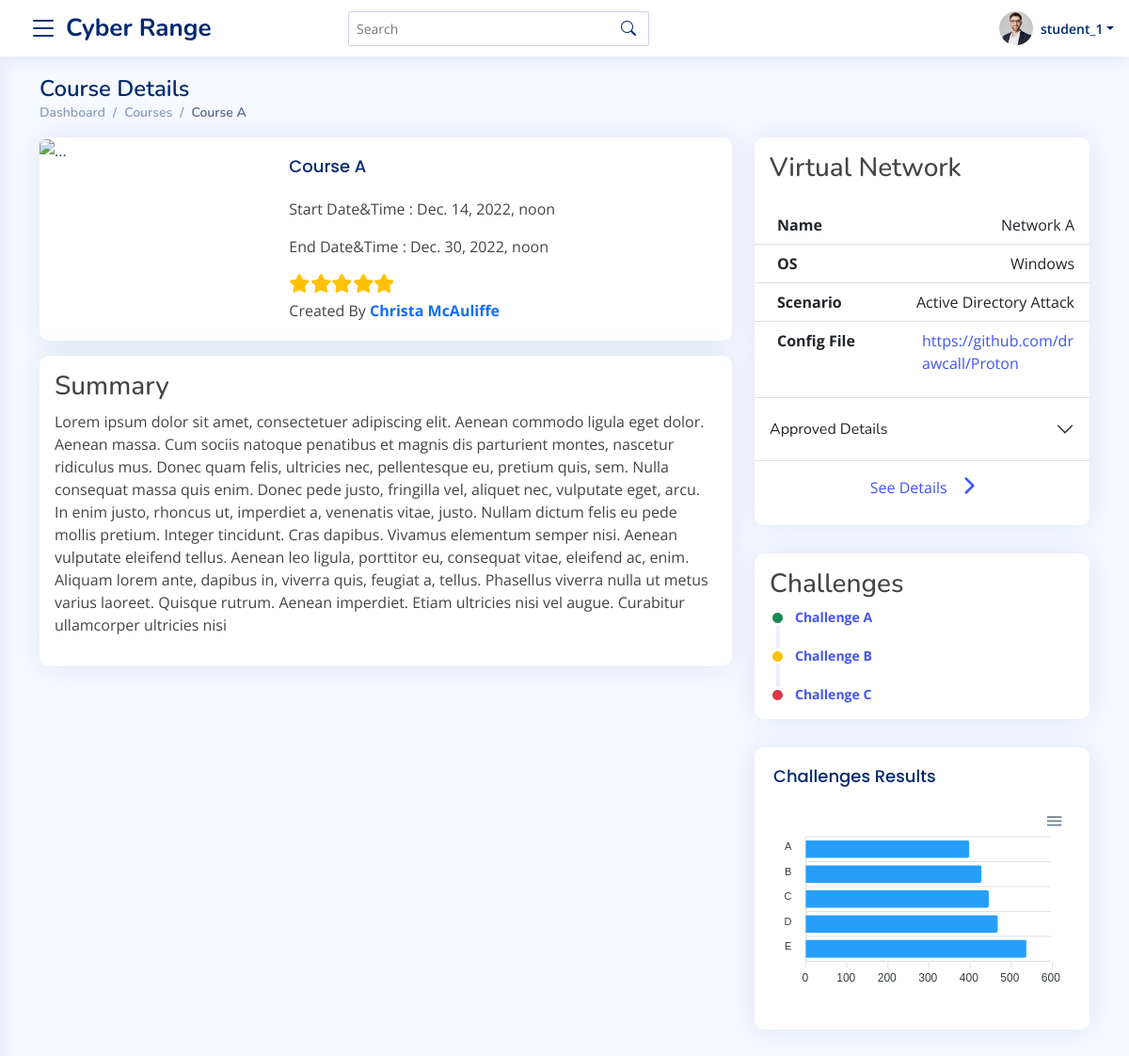
/student/courses/details/1 (signed in), run on the app's committed database.
### accounts/models.py (models this page shows, shortened)
class User(AbstractBaseUser):
    username = models.CharField(
        verbose_name="Username",
        max_length=255,
        default="",
        blank=True,
        unique=False,
    )
    email = models.EmailField(
        verbose_name='email address',
        max_length=255,
        unique=True,
    )
    is_active = models.BooleanField(default=True, help_text="User is verified and have access to the website. Admin can also block a user by un-check this field")
    is_staff = models.BooleanField(default=False , editable=False) # a admin user; non super-user
    is_superuser = models.BooleanField(default=False, help_text="Superuser of the whole website.") # a superuser
    is_student = models.BooleanField(default=False)
    is_instructor = models.BooleanField(default=False)
    is_admin = models.BooleanField(default=False)
    groups = models.ManyToManyField(
        Group,
        verbose_name=_('groups'),
        blank=True,
        help_text=_(
            'The groups this user belongs to. A user will get all permissions '
            'granted to each of their groups.'
        ),
        related_name="user_groups_set",
        related_query_name="user",
    )
    permissions = models.ManyToManyField(
        Permission,
        verbose_name=_('user permissions'),
        blank=True,
        help_text=_('Specific permissions for this user.'),
        related_name="user_permissions_set",
        related_query_name="user",
    )
    date_joined = models.DateTimeField(_('Date Joined'), blank=True, null=True, auto_now_add=True)
    updated= models.DateTimeField( verbose_name= _('Last Updated Timestamp') , auto_now= True)
    USERNAME_FIELD = 'email'
    REQUIRED_FIELDS = [] # Email & Password are required by default.
    objects = UserManager()

### master_app/models.py (models this page shows, shortened)
class Course(models.Model):
    instructor = models.ForeignKey(User, on_delete=models.CASCADE)
    name = models.CharField(max_length=100)
    start_time = models.DateTimeField(auto_now_add=False, default=timezone.now)
    end_time = models.DateTimeField(auto_now_add=False, default=timezone.now)
    created_timestamp = models.DateTimeField( auto_now_add=True )
    description = RichTextField()
    is_approved = models.CharField(max_length=2, choices=APPROVED_CHOICES, default="1")
    def get_virtual_network(self):
        try:
            return VirtualNetwork.objects.get(course__id = self.id)
        except:
            return None

class VirtualNetwork(models.Model):
    course = models.ForeignKey(Course, on_delete=models.CASCADE)
    name = models.CharField(max_length=100)
    description = RichTextField()
    operating_system = models.CharField(max_length=3, default=1 , choices=OPERATING_SYSTEM_CHOICES)
    scenarios = models.CharField(max_length=50, default="1" , choices=SCENARIOS_CATEGORYIES)
    rating  = models.CharField(max_length=1 , default="1", choices=RATING_CHOICES)
    config_file_url = models.URLField(max_length=300 , default="" , blank=True, null=True)
    ip_address = models.GenericIPAddressField(blank=True, null=True)
    topology_image = models.ImageField(upload_to="topologies/", blank=True, null=True)
    ssh_file = models.FileField(upload_to="sshFiles/" , blank=True, null=True)
    instructions = RichTextField(blank = True, null=True, default="")
    def __str__(self):
        return self.name
    def get_operating_system(self):
        try:
            return OPERATING_SYSTEM_CHOICES_TEXT[self.operating_system]
        except:
            return None
    def get_scenarios(self):
        try:
            return SCENARIOS_CATEGORYIES_TEXT[self.scenarios]
        except:
            return None

class CourseChallenge(models.Model):
    course = models.ForeignKey(Course, on_delete=models.CASCADE)
    title = models.CharField(max_length=200)
    description = RichTextField()
    levels = models.CharField(max_length=1, default="1", choices=CHALLENGE_LEVELS)

### master_app/views.py (the view)
# urls.py: path("student/courses/details/<int:course_id>", views.StudentCourseDetails, name="student-courses-details-url"),
@login_required
@student_required
def StudentCourseDetails(request , course_id):
    template_name = 'master_app/student/courseDetails.html'
    try:
        course = Course.objects.get(id=course_id, is_approved = "3")
        easy_challenges = course.coursechallenge_set.filter(levels = 1)
        medium_challenges = course.coursechallenge_set.filter(levels = 2)
        hard_challenges = course.coursechallenge_set.filter(levels = 3)
    except:
        messages.error(request, "Requested course does not exist")
        return redirect(reverse("student-courses-url"))
    context = {
        "course" : course,
        "easy_challenges" : easy_challenges,
        "medium_challenges" : medium_challenges,
        "hard_challenges" : hard_challenges
    }
    return render(request, template_name, context)

### master_app/templates/master_app/student/courseDetails.html (shortened to what this page needs)
{%  extends 'base.html' %}
{% load static %}
{% block extra_css %}
<link rel="stylesheet" href="https://unpkg.com/flickity@2/dist/flickity.min.css">
{% endblock %}
{% block content %}
<main id="main" class="main">
    <section class="section dashboard">
        <div class="container">
            <div class="pagetitle">
                <h1>Course Details</h1>
                <nav>
                  <ol class="breadcrumb">
                    <li class="breadcrumb-item"><a href="{% url 'student-dasboard-url' %}">Dashboard</a></li>
                    <li class="breadcrumb-item "><a href="{% url 'student-courses-url' %}">Courses</a></li>
                    <li class="breadcrumb-item active">{{ course.name }}</li>
                  </ol>
                </nav>
              </div>
            <div class="row">
                <div class="col-12 col-md-8">
              <div class="card mb-3">
                <div class="row g-0">
                  <div class="col-md-4">
                    <img src="{% static 'assets/img/course.png' %}" class="img-fluid rounded-start h-100" alt="...">
                  </div>
                  <div class="col-md-8">
                    <div class="card-body">
                      <h5 class="card-title">{{ course.name }}</h5>
                      <p>Start Date&Time : {{ course.start_time }}</p>
                      <p>End Date&Time : {{ course.end_time }}</p>
                      <p class="mb-1"><i class="fas fa-star text-warning fs-5" ></i><i class="fas fa-star text-warning fs-5" ></i><i class="fas fa-star text-warning fs-5" ></i><i class="fas fa-star text-warning fs-5" ></i><i class="fas fa-star text-warning fs-5" ></i></p>
                      <p class="mb-0">Created By <strong class="text-primary fw-bolder">{{ course.instructor.username }}</strong></p>
                    </div>
                  </div>
                </div>
              </div>
              <div class="card">
                <div class="card-body p-3">
                  <h3>Summary</h3>
                  {{ course.description|safe }}
                </div>
              </div>
                </div>
                <div class="col-12 col-md-4">
                  <div class="card  p-0 ">
                    <div class="card-body  px-0">
                      <h3 class="p-3">Virtual Network</h3>
                      <ul class="list-group list-group-flush">
                        <li class="list-group-item d-flex justify-content-between align-items-start">
                          <div class="ms-2 me-auto">
                            <div class="fw-bold">Name</div>
                          </div>
                          {{ course.get_virtual_network.name }}
                        </li>
                        <li class="list-group-item d-flex justify-content-between align-items-start">
                          <div class="ms-2 me-auto">
                            <div class="fw-bold">OS</div>
                          </div>{{ course.get_virtual_network.get_operating_system }}</li>
                        <li class="list-group-item d-flex justify-content-between align-items-start">
                          <div class="ms-2 me-auto">
                            <div class="fw-bold">Scenario</div>
                          </div>{{ course.get_virtual_network.get_scenarios }}</li>
                          <li class="list-group-item d-flex justify-content-between align-items-start">
                            <div class="ms-2 me-auto">
                              <div class="fw-bold">Config File</div>
                            </div><p class="w-50"><a href="{{ course.get_virtual_network.config_file_url }}">{{ course.get_virtual_network.config_file_url }}</a></p>
                          </li>
                          {% if course.is_approved == "3" %}
                            <li class="list-group-item  justify-content-between align-items-start">
                              <div class="accordion accordion-flush" id="accordionFlushExample">
                                <div class="accordion-item">
                                  <h2 class="accordion-header" id="flush-headingOne">
                                    <button class="accordion-button collapsed" type="button" data-bs-toggle="collapse" data-bs-target="#flush-collapseOne" aria-expanded="false" aria-controls="flush-collapseOne">
                                      Approved Details
                                    </button>
                                  </h2>
                                </div>
                              </div>
                            </li>
                            {% endif %}
                        <li class="list-group-item text-center" aria-disabled="true"><a data-bs-toggle="offcanvas" href="#offcanvasExample" role="button" aria-controls="offcanvasExample">See Details<i class="fas fa-chevron-right fs-5 ms-3 pt-2"></i></a></li>
                      </ul>
                    </div>
                  </div>
                  <div class="card">
                    <div class="card-body py-3 px-3">
                      <h3 class="">Challenges</h3>
                      <div class="activity">
                        {% if easy_challenges %}
                        {% for ch in easy_challenges %}
                        <div class="activity-item d-flex">
                          <i class='bi bi-circle-fill activity-badge text-success align-self-start'></i>
                          <div class="activity-content">
                            <a href="{% url 'student-challenge-details-url' course.id ch.id  %}" class="fw-bold "  >{{ ch.title }}</a>
                          </div>
                        </div>
                        {% endfor %}
                        {% endif %}
                        {% if medium_challenges %}
                        {% for ch in medium_challenges %}
                            <div class="activity-item d-flex">
                              <i class='bi bi-circle-fill activity-badge text-warning align-self-start'></i>
                              <div class="activity-content">
                                <a href="{% url 'student-challenge-details-url' course.id ch.id  %}" class="fw-bold " >{{ ch.title }}</a>
                              </div>
                            </div>
                            {% endfor %}
                        {% endif %}
                        {% if hard_challenges %}
                            {% for ch in hard_challenges %}
                            <div class="activity-item d-flex">
                              <i class='bi bi-circle-fill activity-badge text-danger align-self-start'></i>
                              <div class="activity-content">
                                <a href="{% url 'student-challenge-details-url' course.id ch.id  %}" class="fw-bold " >{{ ch.title }}</a>
                              </div>
                            </div>
                            {% endfor %}
                      {% endif %}
                      </div>
                    </div>
                  </div>
                  <div class="card">
                    <div class="card-body">
                      <h5 class="card-title">Challenges Results</h5>
                      <div id="barChart"></div>
                    </div>
                  </div>
                </div>
            </div>
        </div>
    </section>
</main>
{% endblock %}

### master_app/templates/master_app/header.html (shortened to what this page needs)
{% load static %}
<header   class="header fixed-top d-flex align-items-center sticky-top">
  <div class="d-flex align-items-center justify-content-between">
    <i class="bi bi-list toggle-sidebar-btn"></i>
    <a href="{% url 'master_index' %}" class="logo d-flex align-items-center ms-2">
      <span class="d-none d-lg-block">Cyber Range</span>
    </a>
  </div>
  <div class="search-bar">
    <form class="search-form d-flex align-items-center" method="POST" action="#">
      <input type="text" name="query" placeholder="Search" title="Enter search keyword">
      <button type="submit" title="Search"><i class="bi bi-search"></i></button>
    </form>
  </div>
  <nav class="header-nav ms-auto">
    <ul class="d-flex align-items-center">
      {% if request.user.is_authenticated %}
      <li class="nav-item dropdown pe-3">
        <a class="nav-link nav-profile d-flex align-items-center pe-0" href="#" data-bs-toggle="dropdown">
          <img src="{% static 'assets/img/profile-img.jpg' %}" alt="Profile" class="rounded-circle">
          <span class="d-none d-md-block dropdown-toggle ps-2">{{ request.user.username }}</span>
        </a>
      </li>
      {% endif %}
    </ul>
  </nav>
</header>

### master_app/static/assets/css/style.css (style rules this page uses)
:root { scroll-behavior: smooth; }
body { font-family: "Open Sans", sans-serif; background: #f6f9ff; color: #444444; }
a { color: #4154f1; text-decoration: none; }
h1, h2, h3, h4, h5, h6 { font-family: "Nunito", sans-serif; }
#main { margin-top: 60px; padding: 20px 30px; transition: all 0.3s; }
.pagetitle { margin-bottom: 10px; }
.pagetitle h1 { font-size: 24px; margin-bottom: 0; font-weight: 600; color: #012970; }
.card { margin-bottom: 30px; border: none; border-radius: 5px; box-shadow: 0px 0 30px rgba(1, 41, 112, 0.1); }
.card-title { padding: 20px 0 15px 0; font-size: 18px; font-weight: 500; color: #012970; font-family: "Poppins", sans-serif; }
.card-body { padding: 0 20px 20px 20px; }
.accordion-item { border: 1px solid #ebeef4; }
.accordion-flush .accordion-button { padding: 15px 0; background: none; border: 0; }
.breadcrumb { font-size: 14px; font-family: "Nunito", sans-serif; color: #899bbd; font-weight: 600; }
.breadcrumb a { color: #899bbd; transition: 0.3s; }
.breadcrumb .breadcrumb-item::before { color: #899bbd; }
.breadcrumb .active { color: #51678f; font-weight: 600; }
.logo { line-height: 1; }
@media (min-width: 1200px) { .logo { width: 280px; } }
.logo span { font-size: 26px; font-weight: 700; color: #012970; font-family: "Nunito", sans-serif; }
.header { transition: all 0.5s; z-index: 997; height: 60px; box-shadow: 0px 2px 20px rgba(1, 41, 112, 0.1); background-color: #fff; padding-left: 20px; }
.header .toggle-sidebar-btn { font-size: 32px; padding-left: 10px; cursor: pointer; color: #012970; }
.header .search-bar { min-width: 360px; padding: 0 20px; }
.header .search-form { width: 100%; }
.header .search-form input { border: 0; font-size: 14px; color: #012970; border: 1px solid rgba(1, 41, 112, 0.2); padding: 7px 38px 7px 8px; border-radius: 3px; transition: 0.3s; width: 100%; }
.header .search-form button { border: 0; padding: 0; margin-left: -30px; background: none; }
.header .search-form button i { color: #012970; }
.header-nav ul { list-style: none; }
.header-nav>ul { margin: 0; padding: 0; }
.header-nav .nav-profile { color: #012970; }
.header-nav .nav-profile img { max-height: 36px; }
.header-nav .nav-profile span { font-size: 14px; font-weight: 600; }
@media (min-width: 1200px) { #main, #footer { margin-left: 300px; } }
@media (min-width: 1200px) { .toggle-sidebar #main, .toggle-sidebar #footer { margin-left: 0; } }
.dashboard .activity { font-size: 14px; }
.dashboard .activity .activity-item .activity-badge { margin-top: 3px; z-index: 1; font-size: 11px; line-height: 0; border-radius: 50%; flex-shrink: 0; border: 3px solid #fff; flex-grow: 0; }
.dashboard .activity .activity-item .activity-content { padding-left: 10px; padding-bottom: 20px; }
.dashboard .activity .activity-item:last-child .activity-content { padding-bottom: 0; }

### master_app/templates/master_app/base.html (style rules this page uses)
#main { margin-top: 0; }
.card { border-radius: 0.625rem; }

### data on the page
User: user.username "student_1"
Course: name "Course A", start_time "Dec. 14, 2022, noon", end_time "Dec. 30, 2022, noon", instructor.username "Christa McAuliffe", description "Lorem ipsum dolor sit amet, consectetuer adipiscing elit. Aenean commodo ligula eget dolor. Aenean massa. Cum sociis natoque penatibus et magnis dis parturient montes, nascetur ridiculus mus. Donec quam felis, ultricies nec, pellentesque eu, pretium quis, sem. Nulla consequat massa quis enim. Donec pede justo, fringilla vel, aliquet nec, vulputate eget, arcu. In enim justo, rhoncus ut, imperdiet a, venenatis vitae, justo. Nullam dictum felis eu pede mollis pretium. Integer tincidunt. Cras dapibus. Vivamus elementum semper nisi. Aenean vulputate eleifend tellus. Aenean leo ligula, porttitor eu, consequat vitae, eleifend ac, enim. Aliquam lorem ante, dapibus in, viverra quis, feugiat a,…", get_virtual_network.name "Network A", get_virtual_network.get_operating_system "Windows", get_virtual_network.get_scenarios "Active Directory Attack", get_virtual_network.config_file_url "https://github.com/drawcall/Proton"
CourseChallenge: title "Challenge A"
CourseChallenge: title "Challenge B"
CourseChallenge: title "Challenge C"
